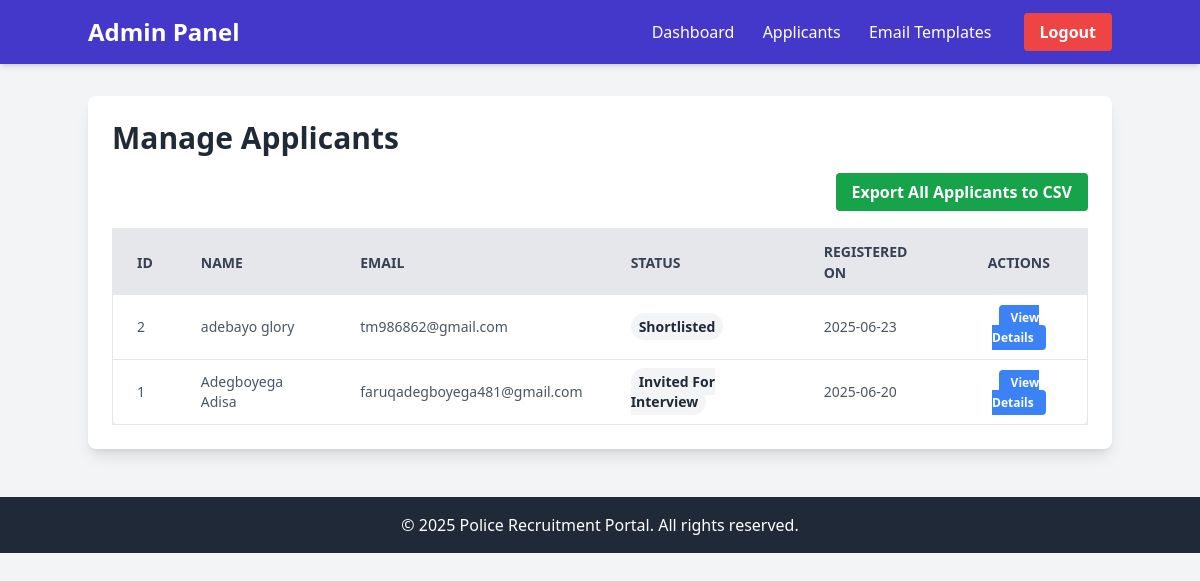
Page /admin/applicants.php (signed in) on the committed database.
### tables this page shows
CREATE TABLE `applicants` (
  `id` int(11) NOT NULL,
  `user_id` int(11) NOT NULL,
  `first_name` varchar(100) NOT NULL,
  `last_name` varchar(100) NOT NULL,
  `other_names` varchar(100) DEFAULT NULL,
  `dob` date NOT NULL,
  `gender` enum('Male','Female','Other') NOT NULL,
  `phone_number` varchar(20) DEFAULT NULL,
  `address` varchar(255) DEFAULT NULL,
  `city` varchar(100) DEFAULT NULL,
  `state` varchar(100) DEFAULT NULL,
  `lga` varchar(100) DEFAULT NULL,
  `nin` varchar(255) DEFAULT NULL,
  `application_status` enum('pending','under_review','shortlisted','invited_for_test','invited_for_interview','medical_check','recommended_for_training','rejected','Profile Incomplete','Not Started') NOT NULL DEFAULT 'pending',
  `created_at` timestamp NOT NULL DEFAULT current_timestamp(),
  `updated_at` timestamp NOT NULL DEFAULT current_timestamp() ON UPDATE current_timestamp()
);

CREATE TABLE `users` (
  `id` int(11) NOT NULL,
  `email` varchar(255) NOT NULL,
  `password` varchar(255) NOT NULL,
  `role` enum('applicant','admin') NOT NULL,
  `created_at` timestamp NOT NULL DEFAULT current_timestamp()
);

### admin/applicants.php (the view, shortened to what this page needs)
<?php
require_once '../includes/config.php';
$applicants = [];
try {
    $sql = "SELECT a.id, a.first_name, a.last_name, a.application_status, u.email, a.created_at
            FROM applicants a
            JOIN users u ON a.user_id = u.id
            ORDER BY a.created_at DESC";
    $stmt = $pdo->prepare($sql);
    $stmt->execute();
    $applicants = $stmt->fetchAll(PDO::FETCH_ASSOC);
} catch (PDOException $e) {
    error_log("Database error fetching applicants: " . $e->getMessage());
    $error_message = "Error fetching applicant data. Please try again later.";
}
?>
<!DOCTYPE html>
<html lang="en">
<head>
    <script src="https://cdn.tailwindcss.com"></script>
</head>
<body class="bg-gray-100 font-sans leading-normal tracking-normal">
    <header class="bg-indigo-700 p-4 text-white shadow-md">
        <div class="container mx-auto flex justify-between items-center">
            <h1 class="text-2xl font-bold">Admin Panel</h1>
            <nav>
    <a href="dashboard.php" class="px-3 py-2 rounded hover:bg-indigo-800 transition duration-300">Dashboard</a>
    <a href="applicants.php" class="px-3 py-2 rounded hover:bg-indigo-800 transition duration-300">Applicants</a>
    <a href="email_templates.php" class="px-3 py-2 rounded hover:bg-indigo-800 transition duration-300">Email Templates</a>
    <a href="../logout.php" class="bg-red-500 hover:bg-red-700 text-white font-bold py-2 px-4 rounded ml-4 transition duration-300">Logout</a>
</nav>
        </div>
    </header>
    <main class="container mx-auto mt-8 p-6 bg-white rounded-lg shadow-lg">
        <h2 class="text-3xl font-semibold text-gray-800 mb-6">Manage Applicants</h2>
        <div class="mb-6 text-right">
          <a href="export_applicants.php" class="bg-green-600 hover:bg-green-700 text-white font-bold py-2 px-4 rounded transition duration-300">
             Export All Applicants to CSV
          </a>
        </div>
        <?php if (empty($applicants)): ?>
            <p class="text-gray-600 text-center py-8">No applicants registered yet.</p>
        <?php else: ?>
            <div class="overflow-x-auto">
                <table class="min-w-full bg-white border border-gray-200 rounded-lg shadow-md">
                    <thead>
                        <tr class="bg-gray-200 text-gray-700 uppercase text-sm leading-normal">
                            <th class="py-3 px-6 text-left">ID</th>
                            <th class="py-3 px-6 text-left">Name</th>
                            <th class="py-3 px-6 text-left">Email</th>
                            <th class="py-3 px-6 text-left">Status</th>
                            <th class="py-3 px-6 text-left">Registered On</th>
                            <th class="py-3 px-6 text-center">Actions</th>
                        </tr>
                    </thead>
                    <tbody class="text-gray-600 text-sm font-light">
                        <?php foreach ($applicants as $applicant): ?>
                            <tr class="border-b border-gray-200 hover:bg-gray-100">
                                <td class="py-3 px-6 text-left whitespace-nowrap"><?php echo htmlspecialchars($applicant['id']); ?></td>
                                <td class="py-3 px-6 text-left"><?php echo htmlspecialchars($applicant['first_name'] . ' ' . $applicant['last_name']); ?></td>
                                <td class="py-3 px-6 text-left"><?php echo htmlspecialchars($applicant['email']); ?></td>
                                <td class="py-3 px-6 text-left">
                                    <span class="px-2 py-1 font-semibold leading-tight rounded-full
                                        <?php
                                            if ($applicant['application_status'] == 'pending') echo 'bg-yellow-100 text-yellow-800';
                                            else if ($applicant['application_status'] == 'submitted') echo 'bg-blue-100 text-blue-800';
                                            else if ($applicant['application_status'] == 'under_review') echo 'bg-purple-100 text-purple-800';
                                            else if ($applicant['application_status'] == 'invited_for_test') echo 'bg-indigo-100 text-indigo-800';
                                            else if ($applicant['application_status'] == 'accepted') echo 'bg-green-100 text-green-800';
                                            else if ($applicant['application_status'] == 'rejected') echo 'bg-red-100 text-red-800';
                                            else echo 'bg-gray-100 text-gray-800';
                                        ?>">
                                        <?php echo ucwords(str_replace('_', ' ', htmlspecialchars($applicant['application_status']))); ?>
                                    </span>
                                </td>
                                <td class="py-3 px-6 text-left"><?php echo date('Y-m-d', strtotime($applicant['created_at'])); ?></td>
                                <td class="py-3 px-6 text-center">
                                    <a href="view_applicant.php?id=<?php echo $applicant['id']; ?>" class="bg-blue-500 hover:bg-blue-700 text-white font-bold py-1 px-3 rounded text-xs transition duration-300">View Details</a>
                                </td>
                            </tr>
                        <?php endforeach; ?>
                    </tbody>
                </table>
            </div>
        <?php endif; ?>
    </main>
    <footer class="bg-gray-800 text-white p-4 mt-12 text-center">
        <div class="container mx-auto">
            &copy; <?php echo date("Y"); ?> Police Recruitment Portal. All rights reserved.
        </div>
    </footer>
</body>
</html>

### rows in the picture
applicants: id "2", first_name+last_name "adebayo glory", user.email "tm986862@gmail.com", application_status "Shortlisted", created_at "2025-06-23"
applicants: id "1", first_name+last_name "Adegboyega Adisa", user.email "faruqadegboyega481@gmail.com", application_status "Invited For Interview", created_at "2025-06-20"
